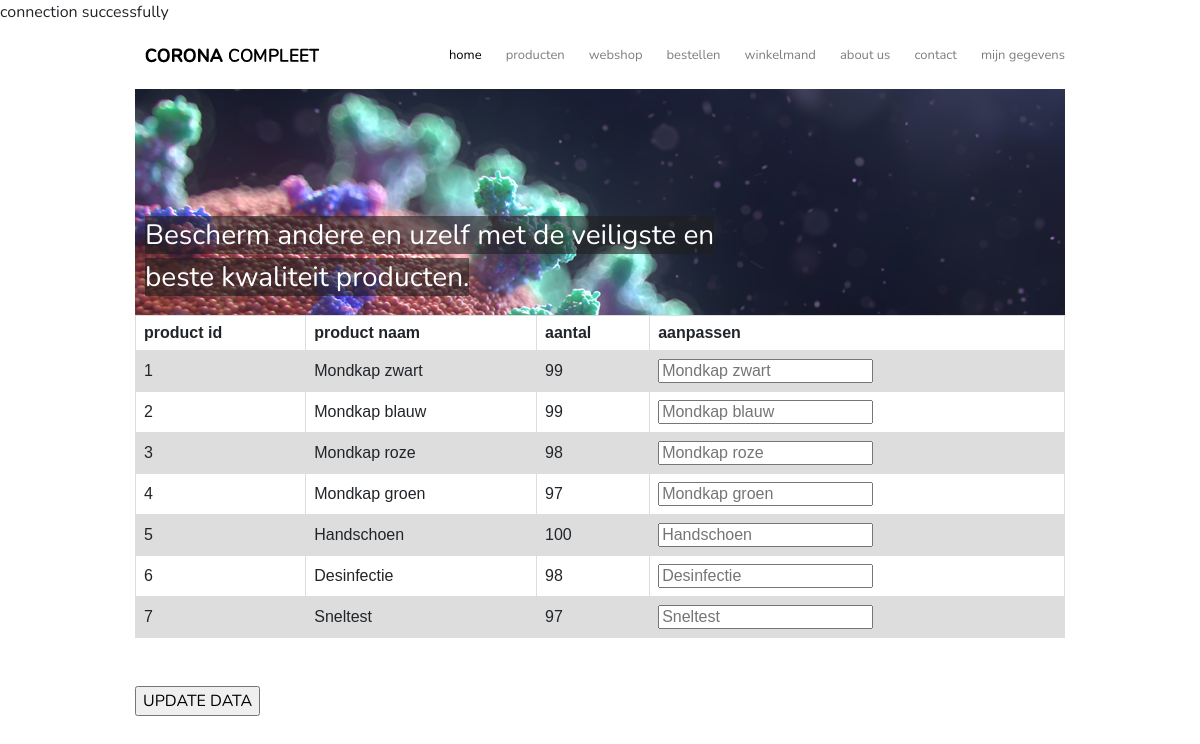
The page /pagina/voorraad.php on the database its author committed.
### tables this page shows
CREATE TABLE `producten` (
  `productnummer` INT(50) NOT NULL,
  `naam` VARCHAR(50) NOT NULL,
  `prijs` VARCHAR(50) NOT NULL,
  `image` VARCHAR(255) NOT NULL,
  `voorraad` INT(50) NOT NULL,
  PRIMARY KEY (`productnummer`)
);

### pagina/voorraad.php (the view, shortened to what this page needs)
<?php
	require '../models/config.php';?>
    <body>
	<form action="" method="post" id="voorraad">
<table>
<tr>
<th>product id</th>
<th>product naam</th>
<th>aantal</th>
<th>aanpassen</th>
</tr>
<?php
$sql = "SELECT productnummer, naam, voorraad FROM producten";
$result = $conn-> query($sql);
if ($result-> num_rows > 0){
	while ($row = $result -> fetch_assoc()) {
		$product = "product" . $row['productnummer'];
		echo "<tr>
		<td>" . $row['productnummer'] . "</td>
		<td>" . $row['naam'] . "</td>
		<td>" . $row['voorraad'] . "</td>
		<td><input type='text' name ='".$product."' placeholder = '".$row['naam']."'></td>" ;
	}
}
?>
</table>
<BR>
 <br>
	<input type="submit" name="update" value="UPDATE DATA"/>
</form>
</body>
</html>

### css/style.css (style rules this page uses)
body { font-family: 'Nunito', sans-serif; overflow-y:scroll; }
h1, h2, h3 { letter-spacing: -1px; }
a { color: #7e7e7e; text-decoration: none; }
a:hover, .selected { color: black; }
li { margin-left: 24px; }
ul { font-size: 33px; color: #353535; }
.container { margin-left: initial; max-width: initial; }
@media (min-width: 992px) { .container { margin-left: auto; max-width: 960px; } }
header { overflow: hidden; height:291px; }
header h1 { background: url(../img/logo.png) no-repeat; text-indent: -9999px; width: 174px; height: 23px; margin: 35px 10px 22px; float: left; }
@media (min-width: 992px) { header h1 { background: url(../img/logo.png) no-repeat; text-indent: -9999px; width: 174px; height: 23px; margin: 20px 10px 22px; float: left; } }
.nav-list { background: url(../img/logo.png) no-repeat; background-position: 6% 4%; position: fixed; top: 0; left: 0; width: 100%; height: 100vh; list-style: none; background-color: whitesmoke; z-index: 900; display: flex; flex-direction: column; justify-content: center; opacity: 0; transform: scale(0); transition: opacity 650ms; }
nav { float: right; padding-top: 22px; }
nav li { display: inline; position: relative; }
nav a { text-transform: lowercase; }
@media (min-width: 992px) { .nav-list { background: none; position: initial; font-size: 13px; width: initial; height: initial; background-color: initial; flex-direction: row; opacity: initial; margin: 0; padding: 0; transform: scale(1); } }
.banner { background: url(../img/virus.png) no-repeat; width: 100%; height: 100%; clear: both; padding-left: 10px; padding-top: 125px; padding-inline-end: 300px; margin-top: 100px; max-height: 231px; }
.spanwrap { color: white; font-size: 28px; width: 100px; inline-size: 23px; background-color: rgba(30,30,30,0.6); transform: scale(0); opacity: 0; }
@media (min-width: 992px) { .banner { margin-top: initial; } }
@media (min-width: 992px) { .spanwrap { transform: scale(1); opacity: 1; } }
* { box-sizing: border-box; }
table { font-family: arial, sans-serif; border-collapse: collapse; width: 100%; }
td, th { border: 1px solid #dddddd; text-align: left; padding: 8px; }
tr:nth-child(even) { background-color: #dddddd; }

### rows shown on the page
producten: productnummer "1", naam "Mondkap zwart", voorraad "99"
producten: productnummer "2", naam "Mondkap blauw", voorraad "99"
producten: productnummer "3", naam "Mondkap roze", voorraad "98"
producten: productnummer "4", naam "Mondkap groen", voorraad "97"
producten: productnummer "5", naam "Handschoen", voorraad "100"
producten: productnummer "6", naam "Desinfectie", voorraad "98"
producten: productnummer "7", naam "Sneltest", voorraad "97"
